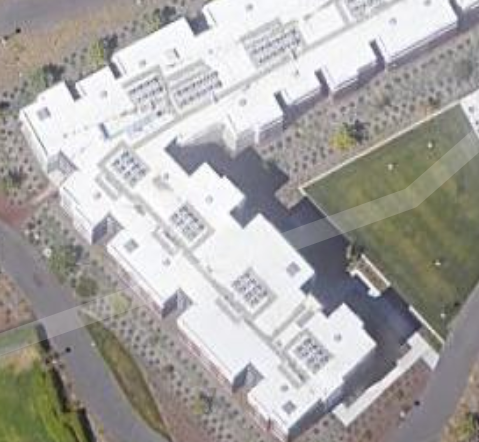
#> input picture Satellite-CV/src/testcases/5.PNG, 479 x 442 px; its folder holds only this picture in this run
$ python roofAreas.py
#> lines starting #> are read from the running program, lines starting #| are printed output that depends on the picture; after the words box and inside, x2 and y2 are one past the last pixel; in counts of white or black regions, pixels touching at a corner belong together; long printed decimals are rounded
from __future__ import print_function
from PIL import Image
import cv2
import matplotlib.pyplot as plt
import numpy as np
import math
import glob
from shapely.geometry import Polygon

zoom = 19
tileSize = 256
initialResolution = 2 * math.pi * 6378137 / tileSize
originShift = 2 * math.pi * 6378137 / 2.0
earthc = 6378137 * 2 * math.pi
factor = math.pow(2, zoom)
map_width = 256 * (2 ** zoom)


def grays(im):
    return cv2.cvtColor(im, cv2.COLOR_BGR2GRAY)
def white_image(im):
    return cv2.bitwise_not(np.zeros(im.shape, np.uint8))
def pixels_per_mm(lat):
    metersPerPx = np.abs(156543.03392 * math.cos(np.abs(lat) * math.pi / 180) / math.pow(2, zoom))
    return metersPerPx
def sharp(gray):
    blur = cv2.bilateralFilter(gray, 5, sigmaColor=7, sigmaSpace=5)
    kernel_sharp = np.array((
        [-2, -2, -2],
        [-2, 17, -2],
        [-2, -2, -2]), dtype='int')
    return cv2.filter2D(blur, -1, kernel_sharp)


def contours_canny(cnts):
    cv2.drawContours(canny_contours, cnts, -1, 255, 1)

    # Removing the contours detected inside the roof
    for cnt in cnts:
        counters = 0
        cnt = np.array(cnt)
        cnt = np.reshape(cnt, (cnt.shape[0], cnt.shape[2]))
        pts = []

        if cv2.contourArea(cnt) > 10:
            for i in cnt:
                x, y = i
                if edged[y, x] == 255:
                    counters += 1
                    pts.append((x, y))

        if counters > 10:
            pts = np.array(pts)
            pts = pts.reshape(-1, 1, 2)
            cv2.polylines(canny_polygons, [pts], True, 0)


def contours_img(cnts):
    cv2.drawContours(image_contours, cnts, -1, 255, 1)

    # Removing the contours detected inside the roof
    for cnt in cnts:
        counter = 0
        cnt = np.array(cnt)
        cnt = np.reshape(cnt, (cnt.shape[0], cnt.shape[2]))
        pts = []
        if cv2.contourArea(cnt) > 5:
            for i in cnt:
                x, y = i
                if edged[y, x] == 255:
                    counter += 1
                    pts.append((x, y))
        if counter > 10:
            pts = np.array(pts)
            pts = pts.reshape(-1, 1, 2)
            cv2.polylines(image_polygons, [pts], True, 0)


if __name__ == "__main__":
    images = glob.glob('testcases/*')
    # latitude = ??
    # pl, pw, l, w, solar_angle = solar_panel_params()
    # length, width = pixels_per_mm(latitude)

    for fname in images:
    	# pl = No of panels together as length commonside, pw = Same as for pw here w = width
    	# l = Length of panel in mm, w = Width of panel in mm
    	# solar_angle = Angle for rotation
        pl, pw, l, w, solar_angle = 4, 1, 8, 5, 30
        image = cv2.imread(fname)
#> image is the input picture: shape (442, 479, 3); mean B, G, R 165.1, 167.8, 169.9


        img = cv2.pyrDown(image)
        print('image shape : ',img.shape)
#| image shape :  (221, 240, 3)
        n_white_pix = np.sum(img==255)
#> n_white_pix = 15
        print('num of white pixels : ',n_white_pix)
#| num of white pixels :  15
        # Upscaling of Image
        high_reso_orig = cv2.pyrUp(image)


        # White blank image for contours of Canny Edge Image
        canny_contours = white_image(image)
#> canny_contours: shape (442, 479, 3); every value is 255
        # White blank image for contours of original image
        image_contours = white_image(image)


        # White blank images removing rooftop's obstruction
        image_polygons = grays(image_contours)
#> in grays, `return cv2.cvtColor(im, cv2.COLOR_BGR2GRAY)`: returned value: shape (442, 479); every value is 255
        canny_polygons = grays(canny_contours)

        im = Image.fromarray(canny_polygons)
        im.save("your_file.jpeg")

        # Gray Image
        grayscale = grays(image)

        sharp_image = sharp(grayscale)
#> in sharp, `return cv2.filter2D(blur, -1, kernel_sharp)`:
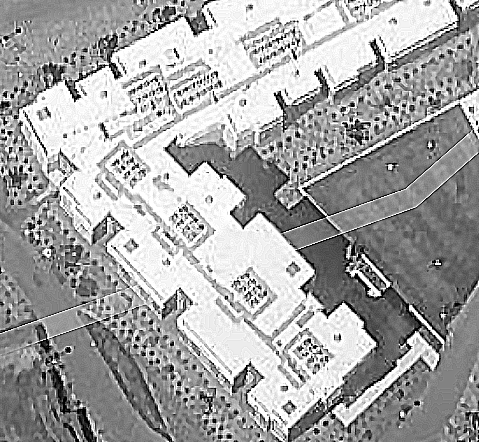
#> returned value: shape (442, 479); min 0, max 255, mean 163.6


        # Canny Edge
        edged = cv2.Canny(sharp_image, 180, 240)
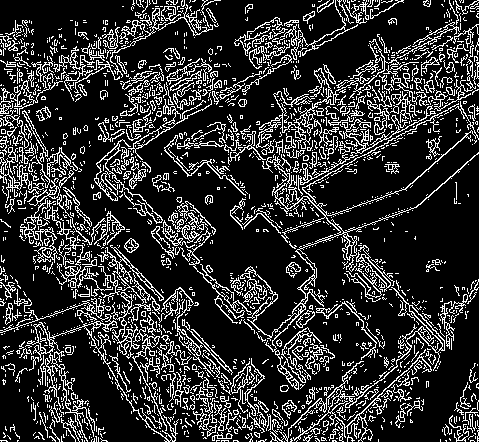
#> edged: shape (442, 479); 18.9% white in thin lines or dots


        # Otsu Threshold (Automatic Threshold)
        thresh = cv2.threshold(sharp_image, 0, 255, cv2.THRESH_BINARY | cv2.THRESH_OTSU)[1]
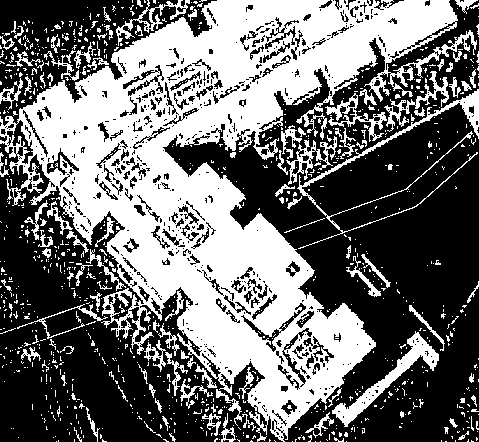
#> thresh: shape (442, 479); 43.5% white; 1027 white regions (906 under 20 px), largest, box (x1, y1, x2, y2) and area: (0, 0, 477, 442) 74022, (297, 89, 479, 249) 1776, (332, 331, 439, 427) 1763

        # Contours in Original Image
        contours_img(cv2.findContours(thresh, cv2.RETR_TREE, cv2.CHAIN_APPROX_SIMPLE)[-2])
#> in contours_img, `cv2.drawContours(image_contours, cnts, -1, 255, 1)`:
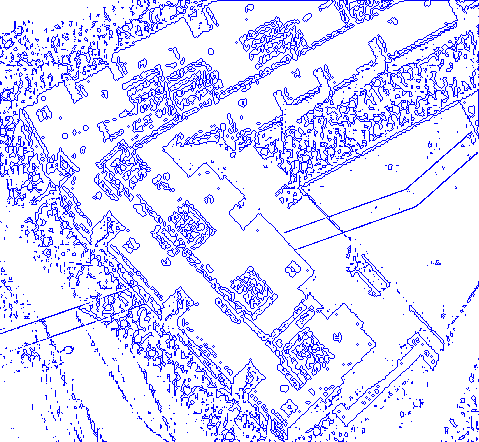
#> image_contours: shape (442, 479, 3); mean B, G, R 255, 220.4, 220.4
#> the loop in contours_img, `for cnt in cnts:` made 2006 passes
#> after the loop in contours_img, `for cnt in cnts:`:
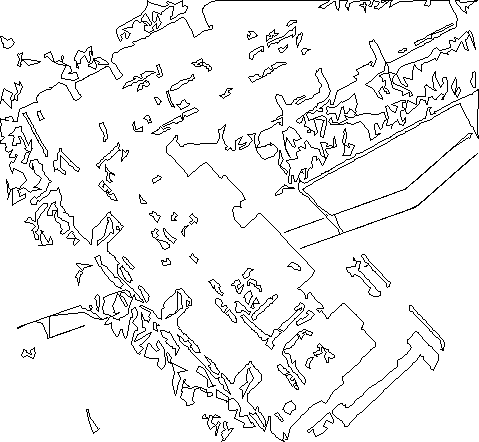
#> image_polygons: shape (442, 479); 94% white; black in thin lines or dots
        # Contours in Canny Edge Image
        contours_canny(cv2.findContours(edged, cv2.RETR_TREE, cv2.CHAIN_APPROX_SIMPLE)[-2])
#> in contours_canny, `cv2.drawContours(canny_contours, cnts, -1, 255, 1)`:
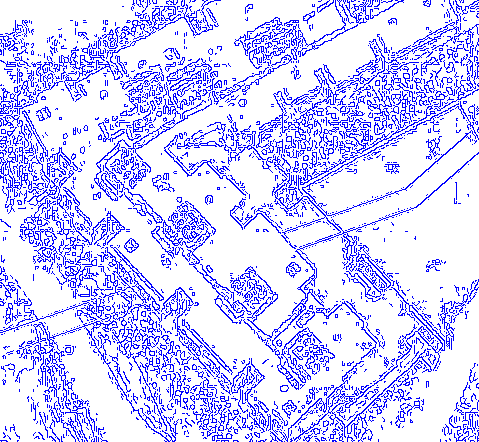
#> canny_contours: shape (442, 479, 3); mean B, G, R 255, 206.9, 206.9
#> the loop in contours_canny, `for cnt in cnts:` made 2725 passes
#> after the loop in contours_canny, `for cnt in cnts:`: canny_polygons: shape (442, 479); 87% white; black in thin lines or dots

        # Optimum place for placing Solar Panels
        solar_roof = cv2.bitwise_and(image_polygons, canny_polygons)
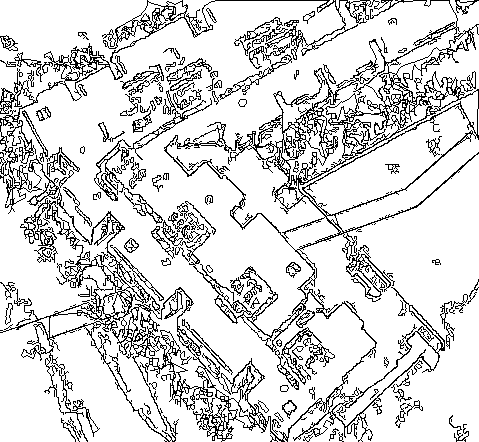
#> solar_roof: shape (442, 479); 84.4% white; black in thin lines or dots
        plt.imshow(image_polygons, cmap='gray')
        plt.savefig('final.jpg')
        plt.imshow(canny_polygons, cmap='gray')
        plt.savefig('findal.jpg')
        plt.imshow(solar_roof, cmap='gray')
        plt.savefig('findalg.jpg')

        n_white_pix = np.sum(solar_roof==255)
#> n_white_pix = 178655
        print(n_white_pix)
#| 178655
        area_roof = n_white_pix*pixels_per_mm(-121)
#> area_roof = 27473.8
        print('area of building roof : ',area_roof,'sqm')
#| area of building roof :  27473.775 sqm
        print('size of solar roof : ',solar_roof.shape)
#| size of solar roof :  (442, 479)
        new_image = white_image(image)

        plt.imshow(new_image, cmap='gray')
        plt.savefig('findsal.jpg')

        print('new image shape',new_image.shape)
#| new image shape (442, 479, 3)
        # Rotation of Solar Panels
        # panel_rotation(pl, solar_roof)

        plt.show()
